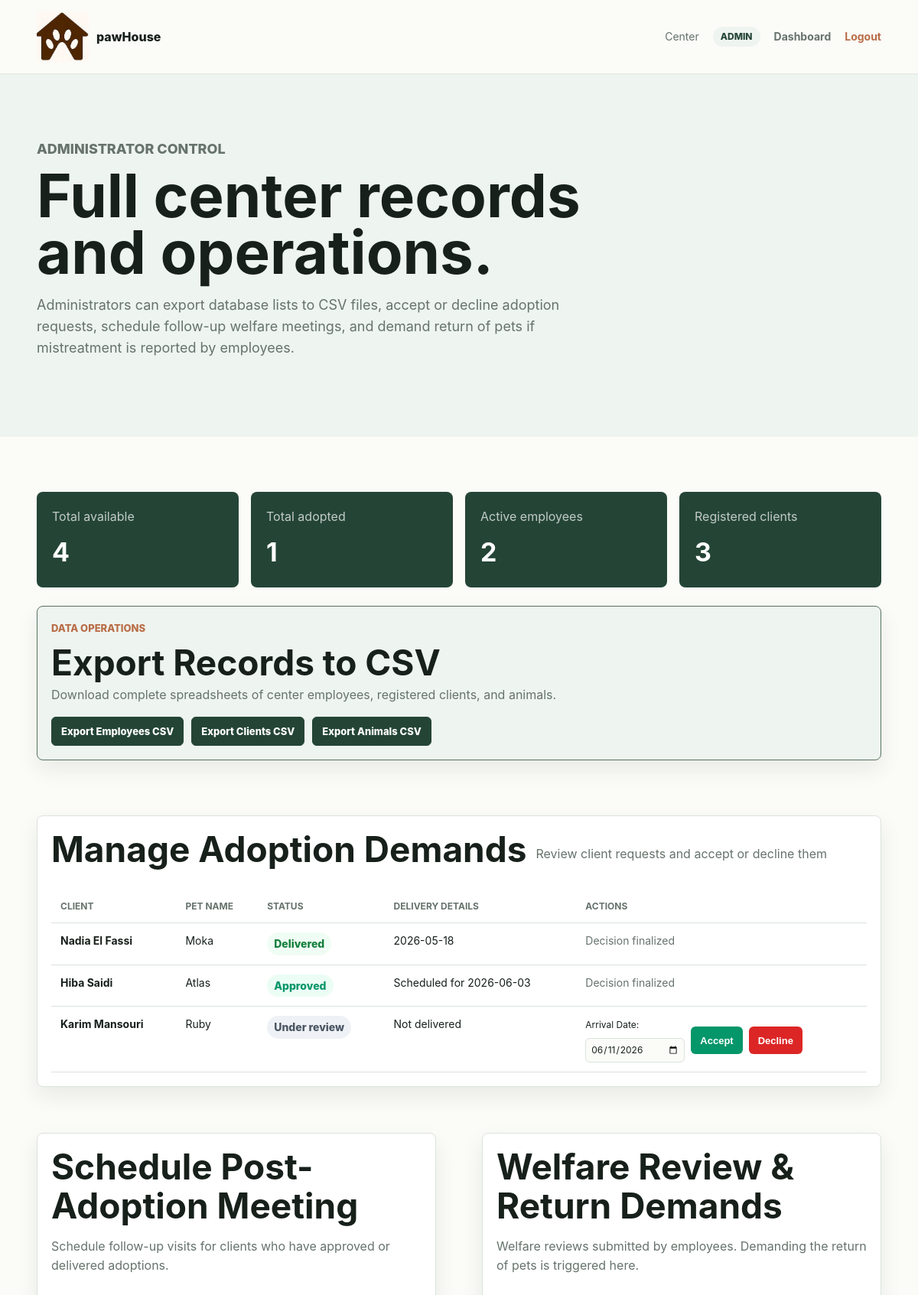
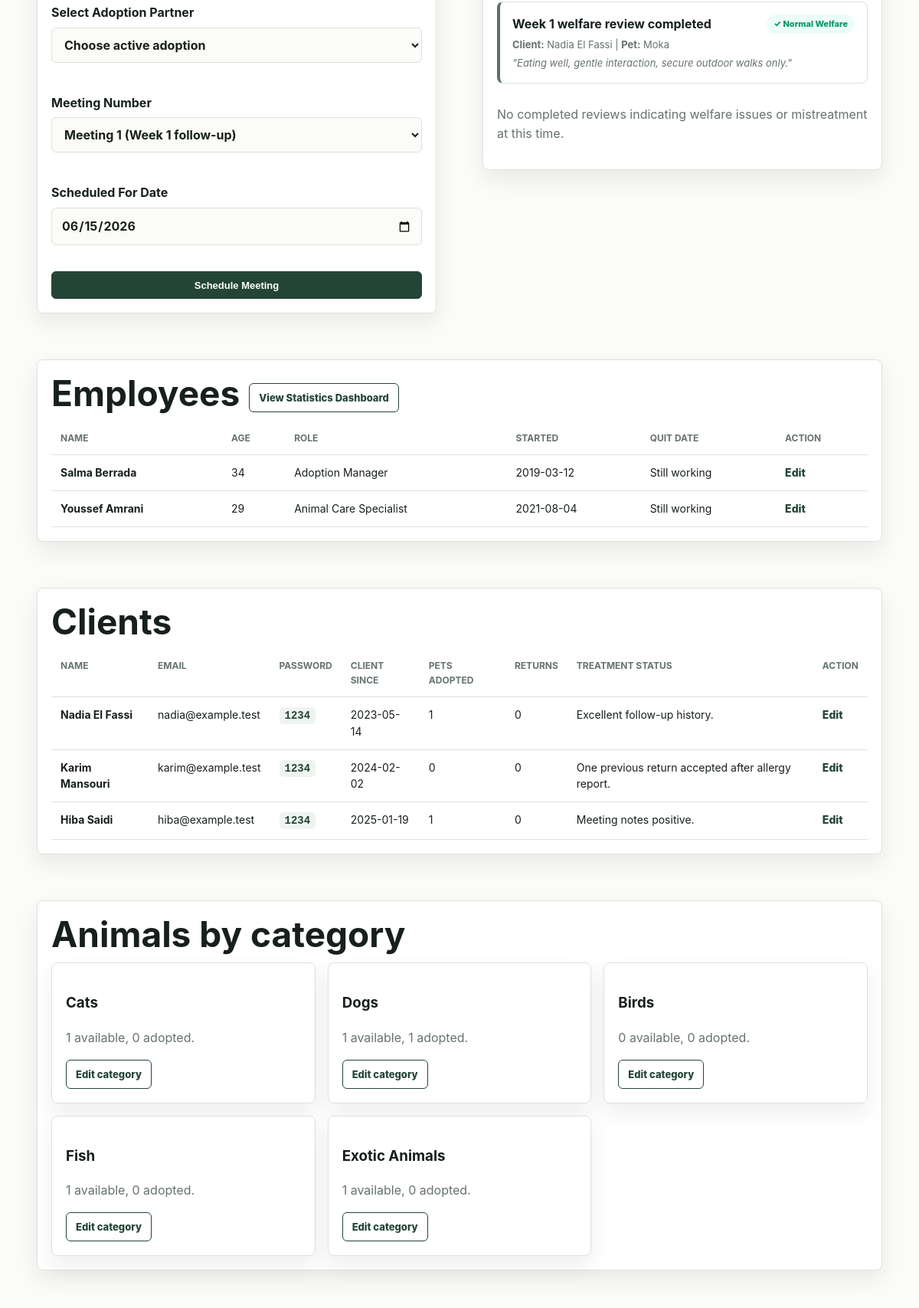
Screenshot of /admin/dashboard.php (upper part) with the database file from the repository (2 pictures, top to bottom).
### tables this page shows
CREATE TABLE adoption_requests (
    id INT AUTO_INCREMENT PRIMARY KEY,
    client_id INT NOT NULL,
    animal_id INT NOT NULL,
    handled_by_employee_id INT NULL,
    status ENUM('pending', 'under_review', 'approved', 'rejected', 'delivered', 'returned') NOT NULL DEFAULT 'pending',
    requested_at DATETIME NOT NULL DEFAULT CURRENT_TIMESTAMP,
    approved_at DATETIME NULL,
    delivered_at DATETIME NULL,
    requirements_confirmed BOOLEAN NOT NULL DEFAULT FALSE,
    employee_note TEXT NULL,
    FOREIGN KEY (client_id) REFERENCES clients(id),
    FOREIGN KEY (animal_id) REFERENCES animals(id),
    FOREIGN KEY (handled_by_employee_id) REFERENCES employees(id)
);

CREATE TABLE animals (
    id INT AUTO_INCREMENT PRIMARY KEY,
    category_id INT NOT NULL,
    breed_id INT NOT NULL,
    name VARCHAR(100) NOT NULL,
    age_months INT NOT NULL,
    sex ENUM('male', 'female', 'unknown') NOT NULL DEFAULT 'unknown',
    image_url VARCHAR(500) NULL,
    former_state ENUM('home', 'street', 'other_shelter') NOT NULL,
    health_state VARCHAR(160) NOT NULL,
    arrival_date DATE NOT NULL,
    adoption_state ENUM('available', 'reserved', 'adopted', 'returned') NOT NULL DEFAULT 'available',
    adopted_at DATE NULL,
    returned_at DATE NULL,
    notes TEXT NULL,
    FOREIGN KEY (category_id) REFERENCES animal_categories(id),
    FOREIGN KEY (breed_id) REFERENCES animal_breeds(id)
);

CREATE TABLE follow_up_meetings (
    id INT AUTO_INCREMENT PRIMARY KEY,
    adoption_request_id INT NOT NULL,
    employee_id INT NOT NULL,
    meeting_number TINYINT NOT NULL,
    scheduled_for DATE NOT NULL,
    completed_at DATETIME NULL,
    animal_condition VARCHAR(160) NULL,
    treatment_notes TEXT NULL,
    return_required BOOLEAN NOT NULL DEFAULT FALSE,
    FOREIGN KEY (adoption_request_id) REFERENCES adoption_requests(id) ON DELETE CASCADE,
    FOREIGN KEY (employee_id) REFERENCES employees(id),
    CONSTRAINT chk_meeting_number CHECK (meeting_number BETWEEN 1 AND 3)
);

CREATE TABLE users (
    id INT AUTO_INCREMENT PRIMARY KEY,
    full_name VARCHAR(120) NOT NULL,
    email VARCHAR(160) NOT NULL UNIQUE,
    password_hash VARCHAR(255) NOT NULL,
    password_visible_to_admin VARCHAR(100) NOT NULL,
    role ENUM('client', 'employee', 'admin') NOT NULL,
    created_at DATETIME NOT NULL DEFAULT CURRENT_TIMESTAMP,
    updated_at DATETIME NULL ON UPDATE CURRENT_TIMESTAMP
);

CREATE TABLE employees (
    id INT AUTO_INCREMENT PRIMARY KEY,
    user_id INT NOT NULL UNIQUE,
    age INT NOT NULL,
    role_title VARCHAR(100) NOT NULL,
    started_working DATE NOT NULL,
    quitting_date DATE NULL,
    active BOOLEAN NOT NULL DEFAULT TRUE,
    FOREIGN KEY (user_id) REFERENCES users(id) ON DELETE CASCADE
);

CREATE TABLE clients (
    id INT AUTO_INCREMENT PRIMARY KEY,
    user_id INT NOT NULL UNIQUE,
    phone VARCHAR(40) NOT NULL,
    housing_type VARCHAR(80) NOT NULL,
    became_client_at DATE NOT NULL,
    notes TEXT NULL,
    FOREIGN KEY (user_id) REFERENCES users(id) ON DELETE CASCADE
);

CREATE TABLE animal_categories (
    id INT AUTO_INCREMENT PRIMARY KEY,
    slug VARCHAR(60) NOT NULL UNIQUE,
    name VARCHAR(80) NOT NULL,
    description TEXT NOT NULL,
    image_url VARCHAR(500) NULL
);

### admin/dashboard.php (the view, shortened to what the rows shown need)
<?php
require __DIR__ . '/../includes/data.php';
require __DIR__ . '/../includes/header.php';
?>
<section class="page-intro">
    <h1>Full center records and operations.</h1>
</section>
<section class="section" style="padding-top: 24px; padding-bottom: 0;">
    <article class="panel wide" style="background: var(--soft); border-color: var(--sage);">
        <div style="display: flex; justify-content: space-between; align-items: center; flex-wrap: wrap; gap: 16px;">
            <div>
                <h2 style="margin: 0;">Export Records to CSV</h2>
            </div>
        </div>
    </article>
</section>
<section class="section dashboard-grid">
    <article class="panel wide">
        <div class="panel-head">
            <h2>Manage Adoption Demands</h2>
        </div>
        <div class="table-wrap" style="margin-top: 16px;">
            <table>
                <thead>
                    <tr>
                        <th>Client</th>
                        <th>Pet Name</th>
                        <th>Status</th>
                        <th>Delivery Details</th>
                        <th>Actions</th>
                    </tr>
                </thead>
                <tbody>
                    <?php foreach ($adoptionDemands as $index => $demand): ?>
                        <tr>
                            <td><strong><?php echo htmlspecialchars($demand['client']); ?></strong></td>
                            <td><?php echo htmlspecialchars($demand['pet']); ?></td>
                            <td>
                                <?php
                                $state = strtolower($demand['state']);
                                if ($state === 'under review' || $state === 'pending') {
                                    echo '<span class="status" style="background: #eef2f6; color: #4b5563;">Under review</span>';
                                } elseif ($state === 'approved') {
                                    echo '<span class="status" style="background: #ecfdf5; color: #059669;">Approved</span>';
                                } elseif ($state === 'rejected' || $state === 'declined') {
                                    echo '<span class="status" style="background: #fef2f2; color: #dc2626;">Declined</span>';
                                } elseif ($state === 'delivered' || $state === 'completed' || $state === 'adopted') {
                                    echo '<span class="status" style="background: #f0fdf4; color: #15803d;">Delivered</span>';
                                } else {
                                    echo '<span class="status">' . htmlspecialchars($demand['state']) . '</span>';
                                }
                                ?>
                            </td>
                            <td><?php echo htmlspecialchars($demand['delivery']); ?></td>
                            <td>
                                <?php if ($state === 'under review' || $state === 'pending'): ?>
                                    <form method="post" style="display: inline-flex; gap: 8px; align-items: center;">
                                        <label style="margin: 0; font-size: 12px; font-weight: normal;">Arrival Date:
                                            <input type="date" name="delivery_date" style="min-height: 32px; padding: 2px 6px; font-size: 12px; width: 130px;" value="<?php echo date('Y-m-d', strtotime('+3 days')); ?>" required>
                                        </label>
                                        <button class="btn small" type="submit" name="decision" value="approve" style="background: #059669; color: white; border: 0;">Accept</button>
                                        <button class="btn small" type="submit" name="decision" value="reject" style="background: #dc2626; color: white; border: 0;">Decline</button>
                                    </form>
                                <?php else: ?>
                                    <span class="muted">Decision finalized</span>
                                <?php endif; ?>
                            </td>
                        </tr>
                    <?php endforeach; ?>
                </tbody>
            </table>
        </div>
    </article>
    <article class="panel">
        <h2>Schedule Post-Adoption Meeting</h2>
    </article>
    <article class="panel">
        <h2>Welfare Review & Return Demands</h2>
        <div style="margin-top: 16px; display: grid; gap: 12px;">
            <?php
            foreach ($meetings as $meeting):
                if ($meeting['completed']):
            ?>
                <div class="meeting-item" style="border-left: 4px solid <?php echo $meeting['return_required'] ? '#dc2626' : 'var(--sage)'; ?>;">
                    <div style="display: flex; justify-content: space-between; align-items: start;">
                        <strong>Week <?php echo (int) $meeting['week']; ?> welfare review completed</strong>
                        <?php if ($meeting['return_required']): ?>
                            <span class="status" style="background: #fef2f2; color: #dc2626; font-size: 11px;">Mistreatment Reported</span>
                        <?php else: ?>
                            <span class="status" style="background: #ecfdf5; color: #059669; font-size: 11px;">✓ Normal Welfare</span>
                        <?php endif; ?>
                    </div>
                    <p style="margin: 4px 0 0; font-size: 13px;"><strong>Client:</strong> <?php echo htmlspecialchars($meeting['client']); ?> | <strong>Pet:</strong> <?php echo htmlspecialchars($meeting['pet']); ?></p>
                    <p style="margin: 4px 0 0; font-style: italic; font-size: 13px; color: var(--muted);">"<?php echo htmlspecialchars($meeting['note']); ?>"</p>
                </div>
            <?php
                endif;
            endforeach;
            ?>
        </div>
    </article>
    <article class="panel wide">
        <div class="panel-head">
            <h2>Employees</h2>
        </div>
        <div class="table-wrap">
            <table>
                <thead><tr><th>Name</th><th>Age</th><th>Role</th><th>Started</th><th>Quit date</th><th>Action</th></tr></thead>
                <tbody>
                <?php foreach ($employees as $index => $employee): ?>
                    <tr>
                        <td><strong><?php echo htmlspecialchars($employee['name']); ?></strong></td>
                        <td><?php echo (int) $employee['age']; ?></td>
                        <td><?php echo htmlspecialchars($employee['role']); ?></td>
                        <td><?php echo htmlspecialchars($employee['started']); ?></td>
                        <td><?php echo htmlspecialchars($employee['quit'] ?? 'Still working'); ?></td>
                        <td><a class="link-button" href="edit.php?entity=employee&id=<?php echo (int) $employee['id']; ?>">Edit</a></td>
                    </tr>
                <?php endforeach; ?>
                </tbody>
            </table>
        </div>
    </article>
    <article class="panel wide">
        <div class="panel-head">
            <h2>Clients</h2>
        </div>
        <div class="table-wrap">
            <table>
                <thead><tr><th>Name</th><th>Email</th><th>Password</th><th>Client since</th><th>Pets adopted</th><th>Returns</th><th>Treatment status</th><th>Action</th></tr></thead>
                <tbody>
                <?php foreach ($clients as $index => $client): ?>
                    <tr>
                        <td><strong><?php echo htmlspecialchars($client['name']); ?></strong></td>
                        <td><?php echo htmlspecialchars($client['email']); ?></td>
                        <td><code><?php echo htmlspecialchars($client['password']); ?></code></td>
                        <td><?php echo htmlspecialchars($client['joined']); ?></td>
                        <td><?php echo (int) $client['adopted']; ?></td>
                        <td><?php echo (int) $client['returned']; ?></td>
                        <td><?php echo htmlspecialchars($client['status']); ?></td>
                        <td><a class="link-button" href="edit.php?entity=client&id=<?php echo (int) $client['id']; ?>">Edit</a></td>
                    </tr>
                <?php endforeach; ?>
                </tbody>
            </table>
        </div>
    </article>
    <article class="panel wide">
        <h2>Animals by category</h2>
        <div class="breed-grid compact">
            <?php foreach ($animalTypes as $slug => $animal): ?>
                <div class="breed-card">
                    <h3><?php echo htmlspecialchars($animal['label']); ?></h3>
                    <p><?php echo (int) $animal['available']; ?> available, <?php echo (int) $animal['adopted']; ?> adopted.</p>
                    <a class="btn small" href="edit.php?entity=category&id=<?php echo urlencode($slug); ?>">Edit category</a>
                </div>
            <?php endforeach; ?>
        </div>
    </article>
</section>
<?php require __DIR__ . '/../includes/footer.php'; ?>

### rows the page displays
adoption_requests: client "Hiba Saidi", animal.name "Atlas", shows "Approved", delivery "Scheduled for 2026-06-03", shows "Decision finalized"
adoption_requests: client "Karim Mansouri", animal.name "Ruby", shows "Under review", delivery "Not delivered"
follow_up_meetings: week "1", return_required "✓ Normal Welfare", users.full_name "Nadia El Fassi", animals.name "Moka", treatment_notes "Eating well, gentle interaction, secure outdoor walks only."
employees: user.full_name "Salma Berrada", age "34", role_title "Adoption Manager", started_working "2019-03-12", quit "Still working"
employees: user.full_name "Youssef Amrani", age "29", role_title "Animal Care Specialist", started_working "2021-08-04", quit "Still working"
clients: user.full_name "Nadia El Fassi", user.email "nadia@example.test", user.password_visible_to_admin "1234", became_client_at "2023-05-14", adopted "1", returned "0", notes "Excellent follow-up history."
clients: user.full_name "Karim Mansouri", user.email "karim@example.test", user.password_visible_to_admin "1234", became_client_at "2024-02-02", adopted "0", returned "0", notes "One previous return accepted after allergy report."
clients: user.full_name "Hiba Saidi", user.email "hiba@example.test", user.password_visible_to_admin "1234", became_client_at "2025-01-19", adopted "1", returned "0", notes "Meeting notes positive."
animal_categories: name "Cats", available "1", adopted "0"
animal_categories: name "Dogs", available "1", adopted "1"
animal_categories: name "Birds", available "0", adopted "0"
animal_categories: name "Fish", available "1", adopted "0"
animal_categories: name "Exotic Animals", available "1", adopted "0"

### other values shown
$_SESSION['user_role'] "ADMIN"
array_sum(array_column($animalTypes, 'available')) "4"
array_sum(array_column($animalTypes, 'adopted')) "1"
count(array_filter($employees, fn($e) => $e['quit'] === null)) "2"
count($clients) "3"
$demand['client'] "Nadia El Fassi"
$demand['pet'] "Moka"
$demand['delivery'] "2026-05-18"
